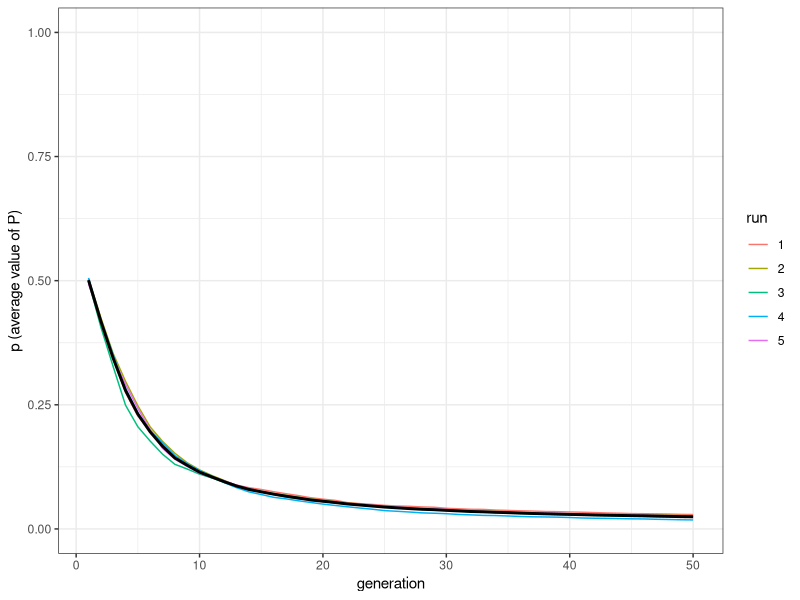
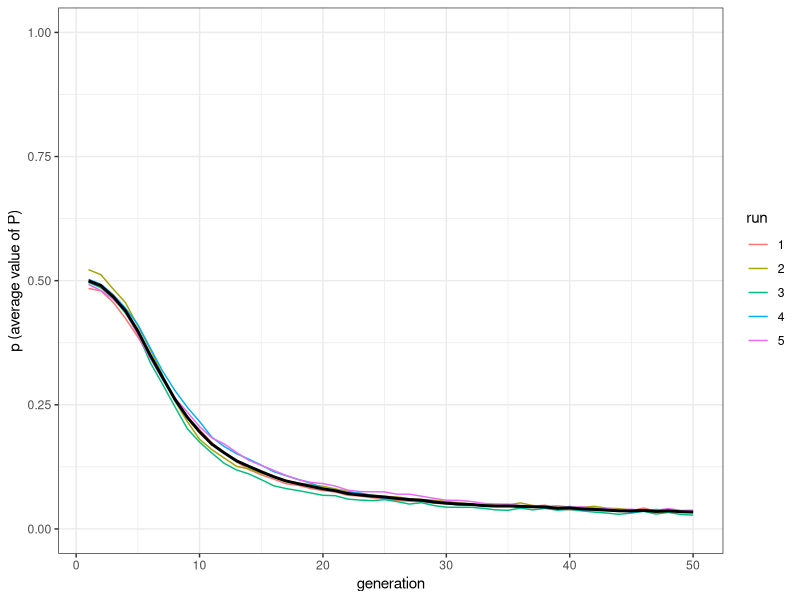
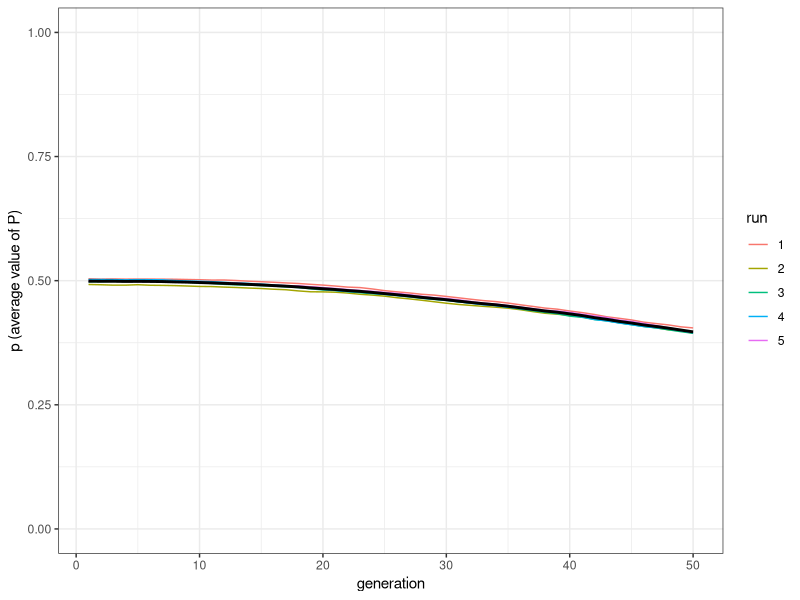
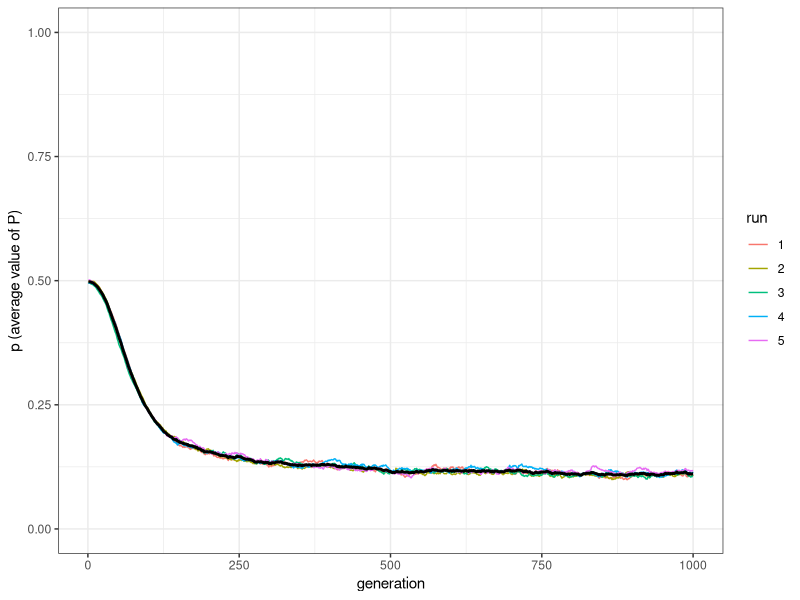
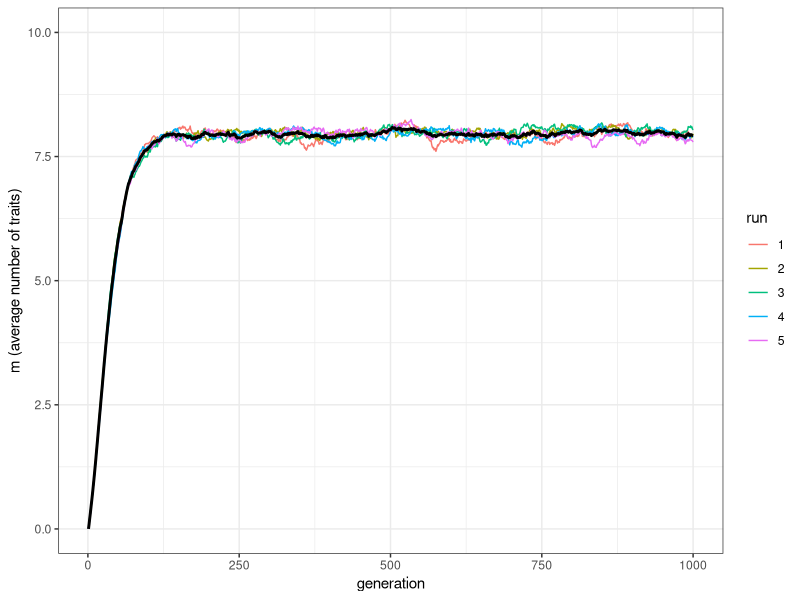
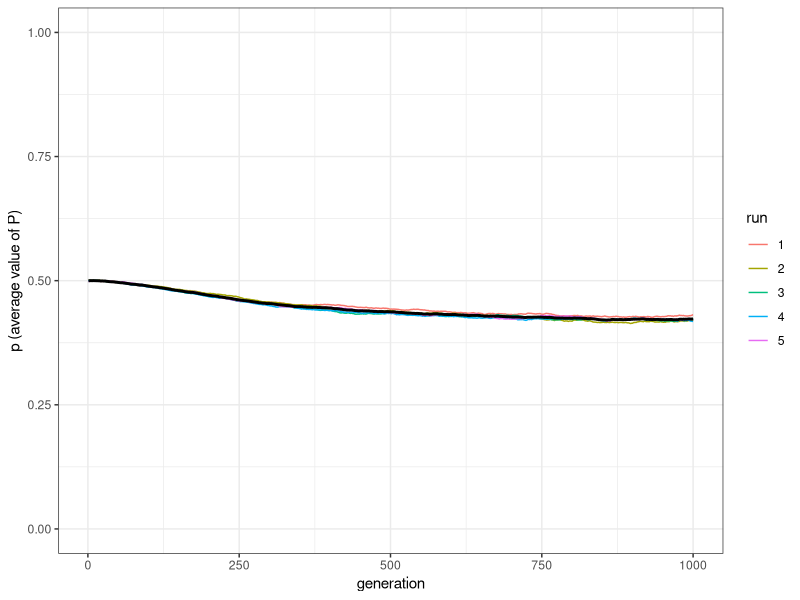
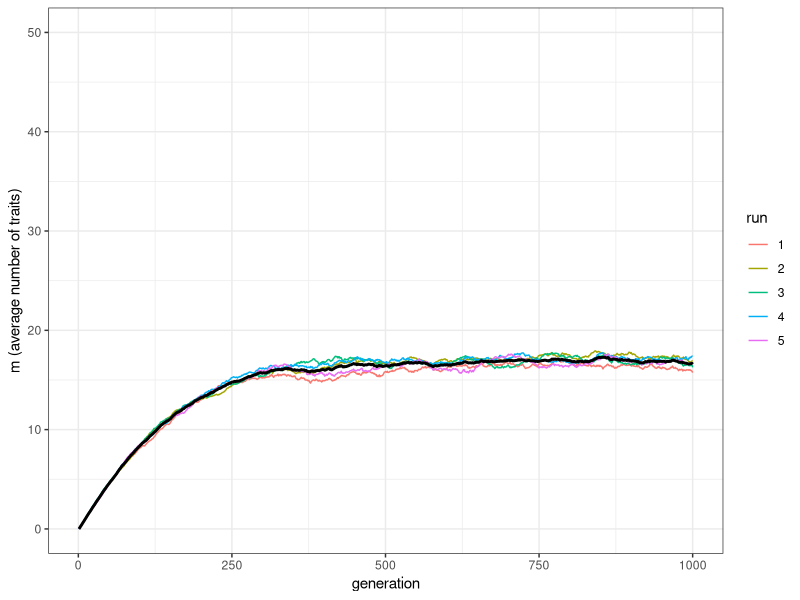
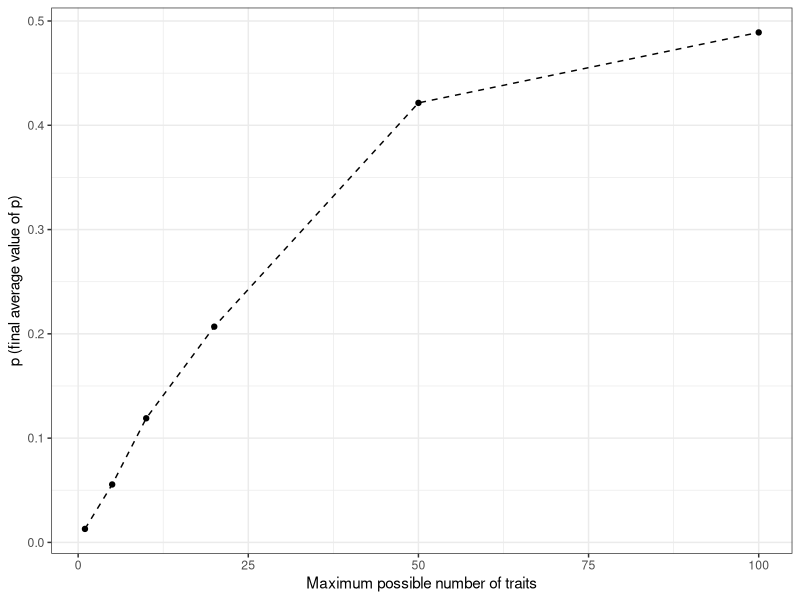

These charts were generated, in order, by the following R code:
## ---- chunk 1
library(tidyverse)
set.seed(111)
N <- 1000
population <- tibble(P = runif(N))
## ---- chunk 2
openness_conservatism <- function(N, t_max, r_max) {
  output <- tibble(generation = rep(1:t_max, r_max), p = rep(NA, t_max * r_max), run = as.factor(rep(1:r_max, each = t_max)))
  for (r in 1:r_max) {
    population <- tibble(P = runif(N))
    # create first generation
    output[output$generation == 1 & output$run == r, ]$p <- sum(population$P) / N # add first generation's p for run r
    for (t in 2:t_max) {
      previous_population <- population # copy individuals to previous_population tibble
      demonstrators <- tibble(P = sample(previous_population$P, N, replace = TRUE)) # choose demonstrators at random
      
      copy <- previous_population$P > runif(N) # choose individuals that copy, according to their P
      
      population[copy, ]$P <- demonstrators[copy, ]$P # copy
      output[output$generation == t & output$run == r, ]$p <- sum(population$P) / N # get p and put it into output slot for this generation t and run r
    }
  }
  output # export data from function
}
## ---- chunk 3
plot_multiple_runs_p <- function(data_model) {
  ggplot(data = data_model, aes(y = p, x = generation)) +
    geom_line(aes(colour = run)) +
    stat_summary(fun.y = mean, geom = "line", size = 1) +
    ylim(c(0, 1)) +
    theme_bw() +
    labs(y = "p (average value of P)")
}
## ---- chunk 4
data_model <- openness_conservatism(N = 1000, t_max = 50, r_max = 5)
plot_multiple_runs_p(data_model)
## ---- chunk 5
openness_conservatism_2 <- function(N, M, mu, p_death, t_max, r_max){
  output <- tibble(generation = rep(1:t_max, r_max), p = rep(NA, t_max * r_max), m = rep(NA, t_max * r_max), run = as.factor(rep(1:r_max, each = t_max)))
  for (r in 1:r_max) {
    population_preferences <- matrix( runif(M * N), ncol = M, nrow = N)
    population_traits <- matrix(0, ncol = M, nrow = N)
    output[output$generation == 1 & output$run == r, ]$p <- mean(population_preferences)
    output[output$generation == 1 & output$run == r, ]$m <- sum(population_traits) / N  
    for(t in 2:t_max){
      # innovations
      innovators <- sample(c(TRUE, FALSE), N, prob = c(mu, 1 - mu), replace = TRUE) 
      innovations <- sample(1:M, sum(innovators), replace = TRUE)
      population_traits[cbind(which(innovators == TRUE), innovations)] <- 1
      
      # copying
      previous_population_preferences <- population_preferences
      previous_population_traits <- population_traits
      
      demonstrators <- sample(1:N, replace = TRUE)
      demonstrators_traits <- sample(1:M, N, replace = TRUE)

      copy <- previous_population_traits[cbind(demonstrators,demonstrators_traits)]==1 & previous_population_preferences[cbind(1:N, demonstrators_traits)] > runif(N)
      population_traits[cbind(which(copy), demonstrators_traits[copy])] <- 1
      population_preferences[cbind(which(copy), demonstrators_traits[copy])] <- previous_population_preferences[cbind(demonstrators[copy], demonstrators_traits[copy])] 
      
      # birth/death
      replace <- sample(c(TRUE, FALSE), N, prob = c(p_death, 1 - p_death), replace = TRUE)
      population_traits[replace, ] <- 0
      population_preferences[replace, ] <- runif(M * sum(replace))
      
      output[output$generation == t & output$run == r, ]$p <- mean(population_preferences)
      output[output$generation == t & output$run == r, ]$m <- sum(population_traits) / N    
    }
  }
  output
}
## ---- chunk 6
data_model <- openness_conservatism_2(N = 1000, M = 1, mu = 0.1, p_death = 0.01, t_max = 50, r_max = 5)
plot_multiple_runs_p(data_model)
## ---- chunk 7
data_model <- openness_conservatism_2(N = 1000, M = 10, mu = 0.1, p_death = 0.01, t_max = 50, r_max = 5)
plot_multiple_runs_p(data_model)
## ---- chunk 8
data_model <- openness_conservatism_2(N = 1000, M = 10, mu = 0.1, p_death = 0.01, t_max = 1000, r_max = 5)
plot_multiple_runs_p(data_model)
## ---- chunk 9
plot_multiple_runs_m <- function(data_model, M) {
  ggplot(data = data_model, aes(y = m, x = generation)) +
    geom_line(aes(colour = run)) +
    stat_summary(fun.y = mean, geom = "line", size = 1) +
    ylim(c(0, M)) +
    theme_bw() +
    labs(y = "m (average number of traits)")
}
## ---- chunk 10
plot_multiple_runs_m(data_model, M = 10)
## ---- chunk 11
data_model <- openness_conservatism_2(N = 1000, M = 50, mu = 0.1, p_death = 0.01, t_max = 1000, r_max = 5)
plot_multiple_runs_p(data_model)
plot_multiple_runs_m(data_model, M = 50)
## ---- chunk 12
test_openness <- tibble(M = c(1,5,10,20,50,100), p = rep(NA, 6))
for(condition in test_openness$M){
  data_model <- openness_conservatism_2(N = 1000, M = condition, mu = 0.1, p_death = 0.01, t_max = 1000, r_max = 1)
  test_openness[test_openness$M == condition, ]$p <- data_model[data_model$generation == 1000, ]$p
}
ggplot(data = test_openness, aes(x = M, y = p)) +
  geom_line(linetype = "dashed") +
  geom_point() +
  theme_bw() +
  labs(x = "Maximum possible number of traits", y = "p (final average value of p)")
